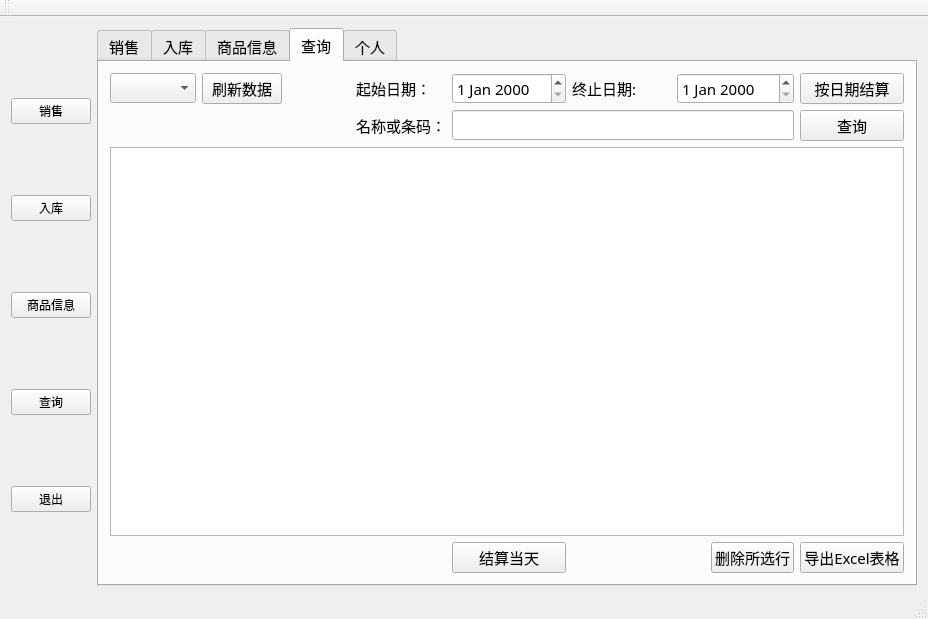
<?xml version="1.0" encoding="UTF-8"?>
<ui version="4.0">
 <class>ShopMainWindow</class>
 <widget class="QMainWindow" name="ShopMainWindow">
  <property name="windowModality">
   <enum>Qt::WindowModal</enum>
  </property>
  <property name="geometry">
   <rect>
    <x>0</x>
    <y>0</y>
    <width>928</width>
    <height>619</height>
   </rect>
  </property>
  <property name="sizePolicy">
   <sizepolicy hsizetype="Maximum" vsizetype="Maximum">
    <horstretch>0</horstretch>
    <verstretch>0</verstretch>
   </sizepolicy>
  </property>
  <property name="minimumSize">
   <size>
    <width>928</width>
    <height>619</height>
   </size>
  </property>
  <property name="windowTitle">
   <string>销售管理系统</string>
  </property>
  <widget class="QWidget" name="centralWidget">
   <layout class="QHBoxLayout" name="horizontalLayout">
    <item>
     <layout class="QVBoxLayout" name="verticalLayout">
      <property name="spacing">
       <number>1</number>
      </property>
      <property name="sizeConstraint">
       <enum>QLayout::SetFixedSize</enum>
      </property>
      <item>
       <widget class="QPushButton" name="pushButton_2">
        <property name="text">
         <string>销售</string>
        </property>
       </widget>
      </item>
      <item>
       <widget class="QPushButton" name="pushButton_5">
        <property name="text">
         <string>入库</string>
        </property>
       </widget>
      </item>
      <item>
       <widget class="QPushButton" name="pushButton_4">
        <property name="text">
         <string>商品信息</string>
        </property>
       </widget>
      </item>
      <item>
       <widget class="QPushButton" name="pushButton_3">
        <property name="text">
         <string>查询</string>
        </property>
       </widget>
      </item>
      <item>
       <widget class="QPushButton" name="btn_quit">
        <property name="text">
         <string>退出</string>
        </property>
       </widget>
      </item>
     </layout>
    </item>
    <item>
     <widget class="QTabWidget" name="tabWidget">
      <property name="font">
       <font>
        <family>宋体</family>
        <pointsize>11</pointsize>
       </font>
      </property>
      <property name="tabShape">
       <enum>QTabWidget::Rounded</enum>
      </property>
      <property name="currentIndex">
       <number>3</number>
      </property>
      <widget class="QWidget" name="tab_goodsSell">
       <attribute name="title">
        <string>销售</string>
       </attribute>
       <layout class="QGridLayout" name="gridLayout">
        <item row="4" column="0" colspan="6">
         <widget class="QTableView" name="tableView_sellView"/>
        </item>
        <item row="1" column="0">
         <widget class="QLabel" name="label">
          <property name="sizePolicy">
           <sizepolicy hsizetype="Fixed" vsizetype="Preferred">
            <horstretch>0</horstretch>
            <verstretch>0</verstretch>
           </sizepolicy>
          </property>
          <property name="font">
           <font>
            <family>宋体</family>
            <pointsize>12</pointsize>
            <weight>50</weight>
            <bold>false</bold>
           </font>
          </property>
          <property name="text">
           <string>请输入条码：</string>
          </property>
          <property name="alignment">
           <set>Qt::AlignRight|Qt::AlignTrailing|Qt::AlignVCenter</set>
          </property>
         </widget>
        </item>
        <item row="6" column="2">
         <widget class="QPushButton" name="pushButton_10">
          <property name="text">
           <string>删除选中</string>
          </property>
         </widget>
        </item>
        <item row="6" column="5">
         <widget class="QPushButton" name="pushButton_6">
          <property name="text">
           <string>结算</string>
          </property>
         </widget>
        </item>
        <item row="6" column="3">
         <widget class="QPushButton" name="pushButton_7">
          <property name="text">
           <string>取消交易</string>
          </property>
         </widget>
        </item>
        <item row="1" column="1" colspan="3">
         <widget class="QLineEdit" name="edit_input_sell_sn">
          <property name="sizePolicy">
           <sizepolicy hsizetype="Fixed" vsizetype="Fixed">
            <horstretch>0</horstretch>
            <verstretch>0</verstretch>
           </sizepolicy>
          </property>
          <property name="font">
           <font>
            <family>Courier</family>
            <pointsize>12</pointsize>
            <weight>50</weight>
            <bold>false</bold>
           </font>
          </property>
          <property name="maxLength">
           <number>13</number>
          </property>
         </widget>
        </item>
        <item row="6" column="4">
         <widget class="QPushButton" name="btn_onCredit">
          <property name="text">
           <string>赊账</string>
          </property>
         </widget>
        </item>
       </layout>
      </widget>
      <widget class="QWidget" name="tab_goodsEntry">
       <attribute name="title">
        <string>入库</string>
       </attribute>
       <layout class="QGridLayout" name="gridLayout_5">
        <item row="1" column="8">
         <widget class="QLineEdit" name="lEdit_stock_subPrice"/>
        </item>
        <item row="5" column="4">
         <widget class="QLineEdit" name="lEdit_stock_leftNumber1"/>
        </item>
        <item row="1" column="7">
         <widget class="QLabel" name="label_21">
          <property name="text">
           <string>小件售价：</string>
          </property>
         </widget>
        </item>
        <item row="3" column="1">
         <widget class="QLabel" name="label_23">
          <property name="text">
           <string>大件入库数：</string>
          </property>
         </widget>
        </item>
        <item row="6" column="2" colspan="10">
         <widget class="QTextEdit" name="tEdit_remark">
          <property name="maximumSize">
           <size>
            <width>16777215</width>
            <height>80</height>
           </size>
          </property>
         </widget>
        </item>
        <item row="6" column="1">
         <widget class="QLabel" name="label_20">
          <property name="text">
           <string>备注：</string>
          </property>
         </widget>
        </item>
        <item row="3" column="8">
         <widget class="QLineEdit" name="lEdit_stock_supplier">
          <property name="readOnly">
           <bool>false</bool>
          </property>
         </widget>
        </item>
        <item row="7" column="4">
         <widget class="QPushButton" name="btn_stock_reset">
          <property name="sizePolicy">
           <sizepolicy hsizetype="Fixed" vsizetype="Fixed">
            <horstretch>0</horstretch>
            <verstretch>0</verstretch>
           </sizepolicy>
          </property>
          <property name="text">
           <string>重置(Ctrl+R)</string>
          </property>
         </widget>
        </item>
        <item row="1" column="1">
         <widget class="QLabel" name="label_19">
          <property name="text">
           <string>大件进价:</string>
          </property>
         </widget>
        </item>
        <item row="1" column="2">
         <widget class="QLineEdit" name="lEdit_stock_purchasePrice"/>
        </item>
        <item row="0" column="3">
         <widget class="QLabel" name="label_18">
          <property name="text">
           <string>商品名称:</string>
          </property>
         </widget>
        </item>
        <item row="0" column="8">
         <widget class="QLineEdit" name="lEdit_stock_subSN">
          <property name="maxLength">
           <number>13</number>
          </property>
          <property name="readOnly">
           <bool>false</bool>
          </property>
         </widget>
        </item>
        <item row="1" column="4">
         <widget class="QLineEdit" name="lEdit_stock_mainPrice"/>
        </item>
        <item row="0" column="1">
         <widget class="QLabel" name="label_17">
          <property name="text">
           <string>大件条码：</string>
          </property>
         </widget>
        </item>
        <item row="8" column="1" colspan="11">
         <widget class="QTableView" name="tableView_stockEntry"/>
        </item>
        <item row="7" column="8">
         <widget class="QPushButton" name="btn_stock_addNew">
          <property name="sizePolicy">
           <sizepolicy hsizetype="Fixed" vsizetype="Fixed">
            <horstretch>0</horstretch>
            <verstretch>0</verstretch>
           </sizepolicy>
          </property>
          <property name="text">
           <string>添加(Ctrl+I)</string>
          </property>
         </widget>
        </item>
        <item row="9" column="11">
         <widget class="QPushButton" name="btn_stock_submit">
          <property name="sizePolicy">
           <sizepolicy hsizetype="Fixed" vsizetype="Fixed">
            <horstretch>0</horstretch>
            <verstretch>0</verstretch>
           </sizepolicy>
          </property>
          <property name="text">
           <string>提交(Ctrl+S)</string>
          </property>
         </widget>
        </item>
        <item row="9" column="8">
         <widget class="QPushButton" name="btn_stock_deleteSelected">
          <property name="sizePolicy">
           <sizepolicy hsizetype="Fixed" vsizetype="Fixed">
            <horstretch>0</horstretch>
            <verstretch>0</verstretch>
           </sizepolicy>
          </property>
          <property name="text">
           <string>删除选中(Ctrl+D)</string>
          </property>
         </widget>
        </item>
        <item row="0" column="4">
         <widget class="QLineEdit" name="lEdit_stockName">
          <property name="readOnly">
           <bool>false</bool>
          </property>
         </widget>
        </item>
        <item row="0" column="2">
         <widget class="QLineEdit" name="lEdit_stock_mainSN">
          <property name="maxLength">
           <number>13</number>
          </property>
         </widget>
        </item>
        <item row="5" column="1">
         <widget class="QLabel" name="label_bi_2">
          <property name="text">
           <string>小件入库数:</string>
          </property>
         </widget>
        </item>
        <item row="1" column="3">
         <widget class="QLabel" name="label_bi">
          <property name="text">
           <string>大件售价:</string>
          </property>
         </widget>
        </item>
        <item row="0" column="7">
         <widget class="QLabel" name="label_25">
          <property name="text">
           <string>小件条码：</string>
          </property>
         </widget>
        </item>
        <item row="3" column="3">
         <widget class="QLabel" name="label_bi_4">
          <property name="text">
           <string>大件库存:</string>
          </property>
         </widget>
        </item>
        <item row="3" column="2">
         <widget class="QLineEdit" name="lEdit_stock_entryNumber"/>
        </item>
        <item row="5" column="3">
         <widget class="QLabel" name="label_bi_3">
          <property name="text">
           <string>小件库存:</string>
          </property>
         </widget>
        </item>
        <item row="3" column="7">
         <widget class="QLabel" name="label122">
          <property name="text">
           <string>供应商:</string>
          </property>
         </widget>
        </item>
        <item row="5" column="2">
         <widget class="QLineEdit" name="lEdit_stock_entryNumber1"/>
        </item>
        <item row="3" column="4">
         <widget class="QLineEdit" name="lEdit_stock_leftNumber">
          <property name="readOnly">
           <bool>false</bool>
          </property>
         </widget>
        </item>
       </layout>
      </widget>
      <widget class="QWidget" name="tab_goodsInfo">
       <attribute name="title">
        <string>商品信息</string>
       </attribute>
       <layout class="QGridLayout" name="gridLayout_3">
        <item row="2" column="0">
         <widget class="QLabel" name="label_12">
          <property name="sizePolicy">
           <sizepolicy hsizetype="Fixed" vsizetype="Preferred">
            <horstretch>0</horstretch>
            <verstretch>0</verstretch>
           </sizepolicy>
          </property>
          <property name="font">
           <font>
            <family>宋体</family>
            <pointsize>11</pointsize>
           </font>
          </property>
          <property name="text">
           <string>商品规格:</string>
          </property>
         </widget>
        </item>
        <item row="3" column="2">
         <widget class="QPushButton" name="btn_goodsInfoReset">
          <property name="sizePolicy">
           <sizepolicy hsizetype="Fixed" vsizetype="Fixed">
            <horstretch>0</horstretch>
            <verstretch>0</verstretch>
           </sizepolicy>
          </property>
          <property name="text">
           <string>重置(Ctrl+R)</string>
          </property>
         </widget>
        </item>
        <item row="3" column="3">
         <widget class="QPushButton" name="btn_goodsAddNewInfo">
          <property name="sizePolicy">
           <sizepolicy hsizetype="Fixed" vsizetype="Fixed">
            <horstretch>0</horstretch>
            <verstretch>0</verstretch>
           </sizepolicy>
          </property>
          <property name="text">
           <string>添加(Ctrl+I)</string>
          </property>
         </widget>
        </item>
        <item row="4" column="0" colspan="4">
         <widget class="QTableView" name="tableView_goodsInfoView"/>
        </item>
        <item row="5" column="0" colspan="2">
         <layout class="QGridLayout" name="gridLayout_4">
          <property name="leftMargin">
           <number>150</number>
          </property>
          <item row="1" column="0">
           <widget class="QPushButton" name="btn_goodsInfoDeleteSelected">
            <property name="text">
             <string>删除选中(Ctrl+D)</string>
            </property>
           </widget>
          </item>
          <item row="1" column="2">
           <widget class="QPushButton" name="btn_goodsInfoSubmitAll">
            <property name="text">
             <string>提交(Ctrl+S)</string>
            </property>
           </widget>
          </item>
         </layout>
        </item>
        <item row="0" column="0" colspan="3">
         <layout class="QGridLayout" name="gridLayout_2">
          <item row="0" column="2">
           <widget class="QLabel" name="label_3">
            <property name="font">
             <font>
              <pointsize>11</pointsize>
             </font>
            </property>
            <property name="text">
             <string>商品类型:</string>
            </property>
           </widget>
          </item>
          <item row="0" column="1">
           <widget class="QLineEdit" name="lEdit_goodsName">
            <property name="maxLength">
             <number>160</number>
            </property>
           </widget>
          </item>
          <item row="0" column="5">
           <widget class="QLineEdit" name="lEdit_goodsCode">
            <property name="maxLength">
             <number>13</number>
            </property>
           </widget>
          </item>
          <item row="0" column="0">
           <widget class="QLabel" name="label_2">
            <property name="font">
             <font>
              <family>宋体</family>
              <pointsize>11</pointsize>
             </font>
            </property>
            <property name="text">
             <string>商品名称:</string>
            </property>
           </widget>
          </item>
          <item row="3" column="1">
           <widget class="QComboBox" name="cBox_goodsBigUnit"/>
          </item>
          <item row="3" column="3">
           <widget class="QComboBox" name="cBox_goodsSmallUnit"/>
          </item>
          <item row="3" column="0">
           <widget class="QLabel" name="label_8">
            <property name="font">
             <font>
              <family>宋体</family>
              <pointsize>11</pointsize>
             </font>
            </property>
            <property name="text">
             <string>大件单位:</string>
            </property>
           </widget>
          </item>
          <item row="3" column="2">
           <widget class="QLabel" name="label_9">
            <property name="font">
             <font>
              <pointsize>11</pointsize>
             </font>
            </property>
            <property name="text">
             <string>小件单位:</string>
            </property>
           </widget>
          </item>
          <item row="4" column="5">
           <widget class="QLineEdit" name="lEdit_goodsBig2Small"/>
          </item>
          <item row="2" column="3">
           <widget class="QLineEdit" name="lEdit_goodsSmallSN">
            <property name="maxLength">
             <number>13</number>
            </property>
           </widget>
          </item>
          <item row="2" column="2">
           <widget class="QLabel" name="label_6">
            <property name="font">
             <font>
              <pointsize>11</pointsize>
             </font>
            </property>
            <property name="text">
             <string>小件条码:</string>
            </property>
           </widget>
          </item>
          <item row="2" column="1">
           <widget class="QLineEdit" name="lEdit_goodsBigSN">
            <property name="maxLength">
             <number>13</number>
            </property>
           </widget>
          </item>
          <item row="0" column="3">
           <widget class="QComboBox" name="cBox_goodsType"/>
          </item>
          <item row="0" column="4">
           <widget class="QLabel" name="label_7">
            <property name="text">
             <string>商品代码:</string>
            </property>
           </widget>
          </item>
          <item row="2" column="0">
           <widget class="QLabel" name="label_5">
            <property name="font">
             <font>
              <family>宋体</family>
              <pointsize>11</pointsize>
             </font>
            </property>
            <property name="text">
             <string>大件条码:</string>
            </property>
           </widget>
          </item>
          <item row="2" column="5">
           <widget class="QLineEdit" name="lEdit_goodsManuf"/>
          </item>
          <item row="3" column="5">
           <widget class="QLineEdit" name="lEdit_goodsOrigPlace"/>
          </item>
          <item row="3" column="4">
           <widget class="QLabel" name="label_11">
            <property name="text">
             <string>原产地:</string>
            </property>
           </widget>
          </item>
          <item row="4" column="3">
           <widget class="QLineEdit" name="lEdit_goodsSmallSellPrice"/>
          </item>
          <item row="4" column="1">
           <widget class="QLineEdit" name="lEdit_goodsBigSellPrice"/>
          </item>
          <item row="4" column="0">
           <widget class="QLabel" name="label_13">
            <property name="text">
             <string>大件售价：</string>
            </property>
           </widget>
          </item>
          <item row="4" column="4">
           <widget class="QLabel" name="label_10">
            <property name="text">
             <string>转换率:</string>
            </property>
           </widget>
          </item>
          <item row="4" column="2">
           <widget class="QLabel" name="label_14">
            <property name="text">
             <string>小件售价:</string>
            </property>
           </widget>
          </item>
          <item row="2" column="4">
           <widget class="QLabel" name="label_4">
            <property name="font">
             <font>
              <family>宋体</family>
              <pointsize>11</pointsize>
              <weight>50</weight>
              <bold>false</bold>
             </font>
            </property>
            <property name="text">
             <string>制造商:</string>
            </property>
           </widget>
          </item>
          <item row="5" column="0">
           <widget class="QLabel" name="label_15">
            <property name="text">
             <string>大件进价:</string>
            </property>
           </widget>
          </item>
          <item row="5" column="1">
           <widget class="QLineEdit" name="lEdit_goodsBigPurchasePrice"/>
          </item>
          <item row="5" column="2">
           <widget class="QLabel" name="label_16">
            <property name="text">
             <string>库存数量:</string>
            </property>
           </widget>
          </item>
          <item row="5" column="3">
           <widget class="QLineEdit" name="lEdit_goodsStockNum"/>
          </item>
         </layout>
        </item>
        <item row="2" column="1" colspan="3">
         <widget class="QTextEdit" name="tEdit_goodsSpec">
          <property name="maximumSize">
           <size>
            <width>16777215</width>
            <height>80</height>
           </size>
          </property>
          <property name="font">
           <font>
            <family>宋体</family>
            <pointsize>12</pointsize>
           </font>
          </property>
         </widget>
        </item>
       </layout>
      </widget>
      <widget class="QWidget" name="tab_goodsQuery">
       <attribute name="title">
        <string>查询</string>
       </attribute>
       <layout class="QGridLayout" name="gridLayout_6">
        <item row="3" column="0" colspan="11">
         <widget class="QTableView" name="tableView_queryView"/>
        </item>
        <item row="4" column="10">
         <widget class="QPushButton" name="pushButton_8">
          <property name="text">
           <string>导出Excel表格</string>
          </property>
         </widget>
        </item>
        <item row="0" column="0">
         <widget class="QComboBox" name="comboBox_query_table">
          <property name="sizePolicy">
           <sizepolicy hsizetype="Fixed" vsizetype="Fixed">
            <horstretch>0</horstretch>
            <verstretch>0</verstretch>
           </sizepolicy>
          </property>
         </widget>
        </item>
        <item row="4" column="9">
         <widget class="QPushButton" name="btn_query_deleteSelected">
          <property name="text">
           <string>删除所选行</string>
          </property>
         </widget>
        </item>
        <item row="0" column="5">
         <widget class="QDateEdit" name="dateEdit_query_begin"/>
        </item>
        <item row="0" column="6">
         <widget class="QLabel" name="label_28">
          <property name="text">
           <string>终止日期:</string>
          </property>
         </widget>
        </item>
        <item row="0" column="4">
         <widget class="QLabel" name="label_29">
          <property name="text">
           <string>起始日期：</string>
          </property>
         </widget>
        </item>
        <item row="0" column="1">
         <widget class="QPushButton" name="btn_query_refresh">
          <property name="sizePolicy">
           <sizepolicy hsizetype="Fixed" vsizetype="Fixed">
            <horstretch>0</horstretch>
            <verstretch>0</verstretch>
           </sizepolicy>
          </property>
          <property name="text">
           <string>刷新数据</string>
          </property>
         </widget>
        </item>
        <item row="1" column="4">
         <widget class="QLabel" name="label_27">
          <property name="text">
           <string>名称或条码：</string>
          </property>
         </widget>
        </item>
        <item row="1" column="10">
         <widget class="QPushButton" name="btn_query_submit">
          <property name="text">
           <string>查询</string>
          </property>
         </widget>
        </item>
        <item row="1" column="5" colspan="5">
         <widget class="QLineEdit" name="lEdit_query_nameorsn">
          <property name="sizePolicy">
           <sizepolicy hsizetype="Preferred" vsizetype="Fixed">
            <horstretch>0</horstretch>
            <verstretch>0</verstretch>
           </sizepolicy>
          </property>
         </widget>
        </item>
        <item row="0" column="8" colspan="2">
         <widget class="QDateEdit" name="dateEdit_query_end">
          <property name="sizePolicy">
           <sizepolicy hsizetype="Preferred" vsizetype="Fixed">
            <horstretch>0</horstretch>
            <verstretch>0</verstretch>
           </sizepolicy>
          </property>
         </widget>
        </item>
        <item row="0" column="10">
         <widget class="QPushButton" name="btn_query_balance_by_date">
          <property name="text">
           <string>按日期结算</string>
          </property>
         </widget>
        </item>
        <item row="4" column="5">
         <widget class="QPushButton" name="btn_query_balance_today">
          <property name="text">
           <string>结算当天</string>
          </property>
         </widget>
        </item>
       </layout>
      </widget>
      <widget class="QWidget" name="tab_personalInfo">
       <attribute name="title">
        <string>个人</string>
       </attribute>
       <widget class="QWidget" name="formLayoutWidget">
        <property name="geometry">
         <rect>
          <x>30</x>
          <y>10</y>
          <width>441</width>
          <height>91</height>
         </rect>
        </property>
        <layout class="QFormLayout" name="formLayout">
         <property name="fieldGrowthPolicy">
          <enum>QFormLayout::AllNonFixedFieldsGrow</enum>
         </property>
         <item row="0" column="0">
          <widget class="QLabel" name="label_22">
           <property name="text">
            <string>用户名:</string>
           </property>
          </widget>
         </item>
         <item row="0" column="1">
          <widget class="QLineEdit" name="lEdit_personal_userName"/>
         </item>
         <item row="1" column="0">
          <widget class="QLabel" name="label_24">
           <property name="text">
            <string>新密码：</string>
           </property>
          </widget>
         </item>
         <item row="1" column="1">
          <widget class="QLineEdit" name="lEdit_personal_newPasswd">
           <property name="echoMode">
            <enum>QLineEdit::Password</enum>
           </property>
          </widget>
         </item>
         <item row="2" column="0">
          <widget class="QLabel" name="label_26">
           <property name="text">
            <string>确认密码：</string>
           </property>
          </widget>
         </item>
         <item row="2" column="1">
          <widget class="QLineEdit" name="lEdit_personal_confirmPasswd">
           <property name="echoMode">
            <enum>QLineEdit::Password</enum>
           </property>
          </widget>
         </item>
        </layout>
       </widget>
       <widget class="QWidget" name="formLayoutWidget_2">
        <property name="geometry">
         <rect>
          <x>310</x>
          <y>110</y>
          <width>161</width>
          <height>31</height>
         </rect>
        </property>
        <layout class="QFormLayout" name="formLayout_2">
         <item row="0" column="0">
          <widget class="QPushButton" name="pushButton">
           <property name="sizePolicy">
            <sizepolicy hsizetype="Fixed" vsizetype="Fixed">
             <horstretch>0</horstretch>
             <verstretch>0</verstretch>
            </sizepolicy>
           </property>
           <property name="text">
            <string>重置</string>
           </property>
          </widget>
         </item>
         <item row="0" column="1">
          <widget class="QPushButton" name="btn_personal_submit">
           <property name="sizePolicy">
            <sizepolicy hsizetype="Fixed" vsizetype="Fixed">
             <horstretch>0</horstretch>
             <verstretch>0</verstretch>
            </sizepolicy>
           </property>
           <property name="text">
            <string>提交</string>
           </property>
          </widget>
         </item>
        </layout>
       </widget>
      </widget>
     </widget>
    </item>
   </layout>
  </widget>
  <widget class="QMenuBar" name="menuBar">
   <property name="geometry">
    <rect>
     <x>0</x>
     <y>0</y>
     <width>928</width>
     <height>17</height>
    </rect>
   </property>
  </widget>
  <widget class="QToolBar" name="mainToolBar">
   <attribute name="toolBarArea">
    <enum>TopToolBarArea</enum>
   </attribute>
   <attribute name="toolBarBreak">
    <bool>false</bool>
   </attribute>
  </widget>
  <widget class="QStatusBar" name="statusBar"/>
 </widget>
 <layoutdefault spacing="6" margin="11"/>
 <resources/>
 <connections/>
</ui>
